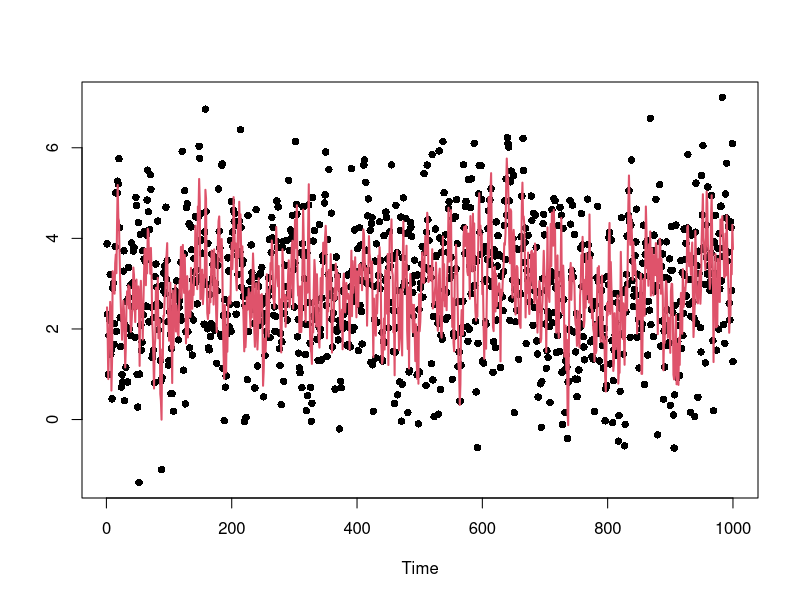
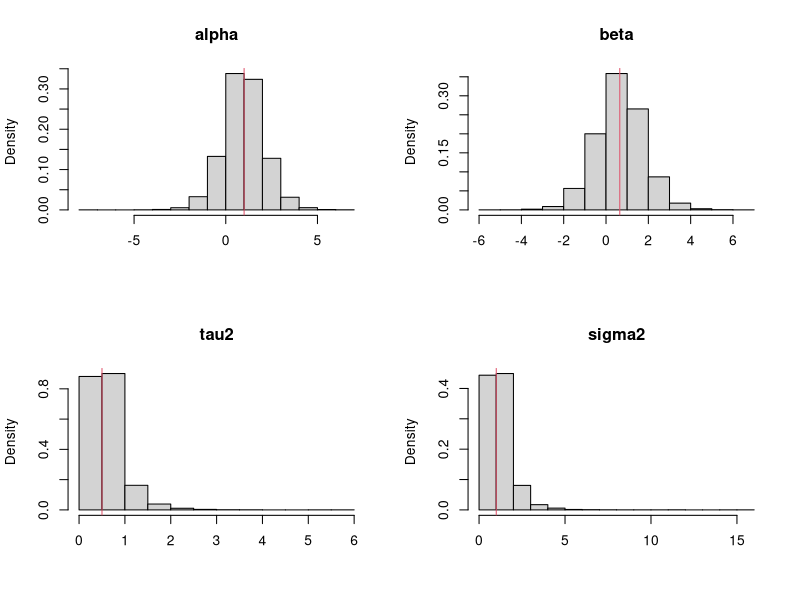
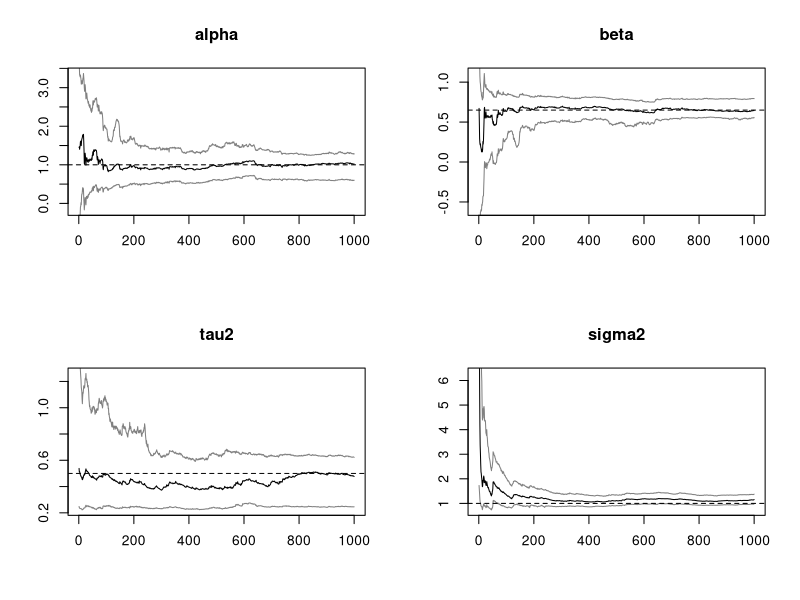

The R script that drew these images, in order:
#####################################################################################
#
# Example 4: Local level model with parameter learning
#
# Lopes and Tsay (2011)
# Particle Filters and Bayesian Inference in Financial Econometrics.
# Journal of Forecasting.
# 
#####################################################################################
#
# Comparison of three particle filters for the local level model 
# when parameter learning is also taken into account.
#
# For t=1,...,n
#
#    y[t]|x[t]   ~ N(x[t],sig2)
#    x[t]|x[t-1] ~ N(alpha+beta*x[t-1],tau2)
#
# and
#
#    x[0]       ~ N(m0,C0)
#    sig2       ~ IG(a0,A0)
#    alpha|tau2 ~ N(b0[1],tau2*B0[1])
#    beta|tau2  ~ N(b0[2],tau2*B0[2])
#    tau2       ~ IG(nu0/2,nu0*tau20/2)
#
# Known quantities: (m0,C0,a0,A0,b0,B0,nu0,tau20)
#
# Particle filters: 
#    Liu and West filter (Liu and West, 2001)
#    Storvik's filter (Storvik, 2002)
#    Particle learning (Carvalho et al., 2010)
#
######################################################################################
#
# Author : Hedibert Freitas Lopes
#          Associate Professor of Econometrics and Statistics
#          The University of Chicago Booth School of Business
#          5807 South Woodlawn Avenue
#          Chicago, Illinois, 60637
#          Email : hlopes@ChicagoBooth.edu
#          URL: http://faculty.chicagobooth.edu/hedibert.lopes
#
#####################################################################################
rm(list=ls())

getindex = function(x){x[1+x[1]]}

LW = function(y,alphas,betas,tau2s,sig2s,xs,a){
  n  = length(y)
  N  = length(xs)
  quants = array(0,c(n,5,3))
  h2 = 1-a^2
  pars = cbind(alphas,betas,log(tau2s),log(sig2s))
  for (t in 1:n){
    # Resampling
    mpar    = apply(pars,2,mean)
    vpar    = var(pars)
    ms      = a*pars+(1-a)*matrix(mpar,N,4,byrow=T)
    weight  = dnorm(y[t],alphas+betas*xs,sqrt(sig2s+tau2s))
    k       = sample(1:N,size=N,replace=T,prob=weight)
    pars    = ms[k,] + matrix(rnorm(4*N),N,4)%*%chol(h2*vpar)
    alphas  = pars[,1]
    betas   = pars[,2]
    tau2s   = exp(pars[,3])
    sig2s   = exp(pars[,4])
    # Propagating
    vars    = 1/(1/sig2s+1/tau2s)
    means   = vars*(y[t]/sig2s+(alphas+betas*xs[k])/tau2s)
    xs      = rnorm(N,means,sqrt(vars))
    # Storing quantiles
    quants[t,1,] = quantile(alphas,c(0.025,0.5,0.975))
    quants[t,2,] = quantile(betas,c(0.025,0.5,0.975))
    quants[t,3,] = quantile(tau2s,c(0.025,0.5,0.975))
    quants[t,4,] = quantile(sig2s,c(0.025,0.5,0.975))  
    quants[t,5,] = quantile(exp(xs/2),c(0.025,0.5,0.975))  
  }
  return(quants)
}

Storvik = function(y,alphas,betas,tau2s,sig2s,xs){
  n      = length(y)
  N      = length(xs)
  quants = array(0,c(n,5,3))
  s      = matrix(0,N,9)
  s[,1]  = 1.0/B0[1]
  s[,2]  = 0.0
  s[,3]  = 1.0/B0[2]
  s[,4]  = b0[1]/B0[1]
  s[,5]  = b0[2]/B0[2]
  s[,6]  = nu0
  s[,7]  = nu0*tau20 
  s[,8]  = n0
  s[,9]  = n0*sig20
  m      = s[,1]*s[,3]-s[,2]^2
  num1   = (s[,3]*s[,4]-s[,2]*s[,5])/m
  num2   = (s[,1]*s[,5]-s[,2]*s[,4])/m
  for (t in 1:n){
    # Propagating
    xs1    = xs
    mus    = alphas+betas*xs1
    vars   = 1/(1/sig2s+1/tau2s)
    sds    = sqrt(vars)
    means  = vars*(y[t]/sig2s + mus/tau2s)
    xs     = rnorm(N,means,sds)
    # Resampling
    stdevs = sqrt(sig2s+tau2s)
    weight = dnorm(y[t],mus,stdevs)
    k      = sample(1:N,size=N,replace=T,prob=weight)
    alphas = alphas[k]
    betas  = betas[k]
    tau2s  = tau2s[k]
    sig2s  = sig2s[k]
    mus    = mus[k]
    xs1    = xs1[k]
    xs     = xs[k]
    so     = s[k,]
    num1o  = num1[k]
    num2o  = num2[k]	  
    # Updating sufficient statistics
    s[,1]  = so[,1] + 1
    s[,2]  = so[,2] + xs1
    s[,3]  = so[,3] + xs1^2
    s[,4]  = so[,4] + xs
    s[,5]  = so[,5] + xs*xs1
    s[,6]  = so[,6] + 1
    s[,8]  = so[,8] + 1
    s[,9]  = so[,9] + (y[t]-xs)^2
    # Sampling parameters
    sig2s  = 1/rgamma(N,s[8]/2,s[,9]/2)
    m      = s[,1]*s[,3]-s[,2]^2
    num1   = (s[,3]*s[,4]-s[,2]*s[,5])/m
    num2   = (s[,1]*s[,5]-s[,2]*s[,4])/m
    s[,7]  = so[,7] + (xs-num1-num2*xs1)*xs + (num1o-num1)*so[,4]+(num2o-num2)*so[,5]
    tau2s  = 1/rgamma(N,s[,6]/2,s[,7]/2)
    std    = sqrt(tau2s/m)
    norm   = cbind(rnorm(N,0,std),rnorm(N,0,std))
    alphas = num1 + sqrt(s[,3])*norm[,1]
    betas  = num2 - s[,2]/sqrt(s[,3])*norm[,1]+sqrt(s[,1]-s[,2]^2/s[,3])*norm[,2]  
    # Storing quantiles
    quants[t,1,] = quantile(alphas,c(0.025,0.5,0.975))
    quants[t,2,] = quantile(betas,c(0.025,0.5,0.975))
    quants[t,3,] = quantile(tau2s,c(0.025,0.5,0.975))  
    quants[t,4,] = quantile(sig2s,c(0.025,0.5,0.975))  
    quants[t,5,] = quantile(exp(xs/2),c(0.025,0.5,0.975))  
  }
  return(quants)
}

PL = function(y,alphas,betas,tau2s,sig2s,xs){
  n      = length(y)
  N      = length(xs)
  quants = array(0,c(n,5,3))
  s      = matrix(0,N,9)
  s[,1]  = 1.0/B0[1]
  s[,2]  = 0.0
  s[,3]  = 1.0/B0[2]
  s[,4]  = b0[1]/B0[1]
  s[,5]  = b0[2]/B0[2]
  s[,6]  = nu0
  s[,7]  = nu0*tau20 
  s[,8]  = n0
  s[,9]  = n0*sig20
  m      = s[,1]*s[,3]-s[,2]^2
  num1   = (s[,3]*s[,4]-s[,2]*s[,5])/m
  num2   = (s[,1]*s[,5]-s[,2]*s[,4])/m
  for (t in 1:n){
    # Resampling
    mus    = alphas+betas*xs
    stdevs = sqrt(sig2s+tau2s)
    weight = dnorm(y[t],mus,stdevs)
    k      = sample(1:N,size=N,replace=T,prob=weight)
    alphas = alphas[k]
    betas  = betas[k]
    tau2s  = tau2s[k]
    sig2s  = sig2s[k]
    mus    = mus[k]
    xs1    = xs[k]
    # Propagating
    vars   = 1/(1/sig2s+1/tau2s)
    sds    = sqrt(vars)
    means  = vars*(y[t]/sig2s + mus/tau2s)
    xs     = rnorm(N,means,sds)
    so     = s[k,]
    num1o  = num1[k]
    num2o  = num2[k]	  
    # Updating sufficient stats
    s[,1]  = so[,1] + 1
    s[,2]  = so[,2] + xs1
    s[,3]  = so[,3] + xs1^2
    s[,4]  = so[,4] + xs
    s[,5]  = so[,5] + xs*xs1
    s[,6]  = so[,6] + 1
    s[,8]  = so[,8] + 1
    s[,9]  = so[,9] + (y[t]-xs)^2
    # Sampling parameters
    sig2s  = 1/rgamma(N,s[8]/2,s[,9]/2)
    m      = s[,1]*s[,3]-s[,2]^2
    num1   = (s[,3]*s[,4]-s[,2]*s[,5])/m
    num2   = (s[,1]*s[,5]-s[,2]*s[,4])/m
    s[,7]  = so[,7] + (xs-num1-num2*xs1)*xs + (num1o-num1)*so[,4]+(num2o-num2)*so[,5]
    tau2s  = 1/rgamma(N,s[,6]/2,s[,7]/2)
    std    = sqrt(tau2s/m)
    norm   = cbind(rnorm(N,0,std),rnorm(N,0,std))
    alphas = num1 + sqrt(s[,3])*norm[,1]
    betas  = num2 - s[,2]/sqrt(s[,3])*norm[,1]+sqrt(s[,1]-s[,2]^2/s[,3])*norm[,2]  
    # Storing quantiles
    quants[t,1,] = quantile(alphas,c(0.025,0.5,0.975))
    quants[t,2,] = quantile(betas,c(0.025,0.5,0.975))
    quants[t,3,] = quantile(tau2s,c(0.025,0.5,0.975))  
    quants[t,4,] = quantile(sig2s,c(0.025,0.5,0.975))  
    quants[t,5,] = quantile(exp(xs/2),c(0.025,0.5,0.975))  
  }
  return(quants)
}

# Simulated data
# set.seed(98765)
n     =  1000
alpha =  1
beta  =  0.65
tau2  =  0.5
sig2  =  1.0
tau   = sqrt(tau2)
sig   = sqrt(sig2)
x     = rep(alpha/(1-beta),n+1)
true  = c(alpha,beta,tau2,sig2)
names = c("alpha","beta","tau2","sigma2")
for (t in 2:(n+1))
  x[t] = alpha+beta*x[t-1]+tau*rnorm(1)
x = x[2:(n+1)]
y = rnorm(n,x,sig)

par(mfrow=c(1,1))
plot(y,ylim=range(x,y),xlab="Time",ylab="",main="",pch=16)
lines(x,col=2,lwd=2)

# Prior hyperparameters
# ---------------------
m0    = 0.0
C0    = 10
n0    = 10
sig20 = sig2
nu0   = 10
tau20 = tau2
b0    = c(alpha,beta)
B0    = c(1,1)/tau20
sC0   = sqrt(C0)
sB0   = sqrt(B0)

# ONE LONG PL FILTER
# ------------------
# set.seed(246521)
N      = 10000
xs     = rnorm(N,m0,sC0)
tau2s  = 1/rgamma(N,nu0/2,nu0*tau20/2)
taus   = sqrt(tau2s)
alphas = rnorm(N,b0[1],taus*sB0[1])
betas  = rnorm(N,b0[2],taus*sB0[2])
sig2s  = 1/rgamma(N,n0/2,nu0*sig20/2)
pars   = cbind(alphas,betas,tau2s,sig2s)
par(mfrow=c(2,2))
for (i in 1:4){
  hist(pars[,i],prob=TRUE,xlab="",main=names[i])
  abline(v=true[i],col=2)
}
plm    = PL(y,alphas,betas,tau2s,sig2s,xs)

cols = c(grey(0.5),1,grey(0.5))
ind  = 10:n
n1   = length(ind)
par(mfrow=c(2,2))
for (i in 1:4){
  ts.plot(plm[,i,],xlab="",ylab="",main=names[i],col=cols,ylim=range(plm[ind,i,]))
  abline(h=true[i],lty=2)
}
# 
# # Particle filters
# # ----------------
# set.seed(246521)
# N    = 1000
# nsim = 100
# a    = 0.95
# qs   = array(0,c(3,nsim,n,5,3))
# for (s in 1:nsim){
#   print(s)
#   xs         = rnorm(N,m0,sC0)
#   sig2s      = 1/rgamma(N,n0/2,n0*sig20/2)
#   tau2s      = 1/rgamma(N,nu0/2,nu0*tau20/2)
#   taus       = sqrt(tau2s)
#   alphas     = rnorm(N,b0[1],taus*sB0[1])
#   betas      = rnorm(N,b0[2],taus*sB0[2])
#   qs[1,s,,,] = LW(y,alphas,betas,tau2s,sig2s,xs,a)
#   qs[2,s,,,] = Storvik(y,alphas,betas,tau2s,sig2s,xs)
#   qs[3,s,,,] = PL(y,alphas,betas,tau2s,sig2s,xs) 
# }
# 
# # Mean square error
# quants = c("2.5th","50th","97.5th")
# filter = c("LW","Storvik","PL")
# mse    = array(0,c(3,n1,4,3))
# for (l in 1:3) 
#   for (k in 1:4) 
#     for (i in 1:nsim) 
#       mse[l,,k,]=mse[l,,k,]+(qs[l,i,ind,k,]-plm[ind,k,])^2
# sq.mse = sqrt(mse/nsim)  
# 
# pdf(file=paste("comparison-",round(100*tau2),".pdf",sep=""),width=10,height=15)
# cols = c(grey(0.75),grey(0.5),grey(0.75))
# # cols = c(3,2,5)
# par(mfrow=c(4,3))
# for (k in 1:4){
#   L = min(qs[,,ind,k,])
#   U = max(qs[,,ind,k,])
#   for (l in 1:3){
#     plot(qs[l,1,,k,1],ylab=names[k],xlab="Time",main=filter[l],ylim=c(L,U),type="l",col=cols[1])
#     for (i in c(1,3,2)) for (j in 1:nsim) lines(qs[l,j,,k,i],col=cols[i])
#     for (i in c(1,3,2)) lines(plm[,k,i],lwd=1,col=1)  
#   }
# }  
# dev.off()
# 
# pdf(file=paste("boxplot-",round(100*tau2),".pdf",sep=""),width=12,height=10)
# cols = c(grey(0.3),gray(0.5),grey(0.7))
# U    = c(0.275,0.175,0.45,1.25)
# par(mfrow=c(2,2))
# for (i in 1:4){
#   boxplot(sq.mse[1,,i,1],sq.mse[2,,i,1],sq.mse[3,,i,1],
#           sq.mse[1,,i,2],sq.mse[2,,i,2],sq.mse[3,,i,2],
#           sq.mse[1,,i,3],sq.mse[2,,i,3],sq.mse[3,,i,3],
#           outline=FALSE,ylab="Root MSE",xlab="Percentile",axes=FALSE,col=cols,ylim=c(0,U[i]))
#   axis(2);axis(1,at=c(2,5,8),lab=quants);box()
#   abline(v=3.5)
#   abline(v=6.5)
#   title(names[i])
# }
# legend(0.5,1.2,legend=filter,col=cols,cex=1.25,lwd=c(4,4,4),lty=c(1,1,1),bty="n")
# dev.off()
# 
# 
